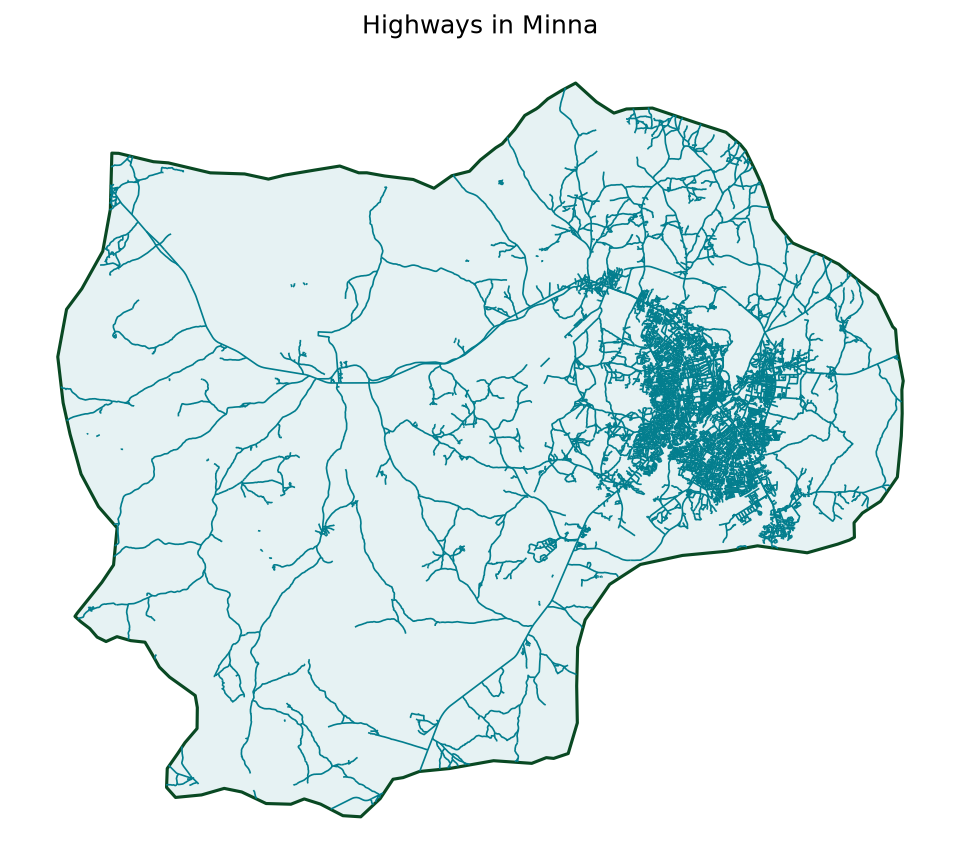

Source code (Python):
import geopandas as gpd
import matplotlib.pyplot as plt

Highway = gpd.read_file("data/processed/Highway_minna.gpkg")
minna = gpd.read_file("data/processed/minna.gpkg")

Highway = Highway.to_crs(minna.crs)
Highway = gpd.clip(Highway, minna)

fig, ax = plt.subplots(figsize=(8,7))
minna.plot(ax=ax, color="#E6F2F3", edgecolor="#094923", linewidth=1.5)
Highway.plot(ax=ax, color="#037e8e", linewidth=0.8)
ax.set_title("Highways in Minna")
ax.set_axis_off()

fig.savefig("month-03/week-10/my_map.png", dpi=150, bbox_inches="tight")
print("Map saved")
